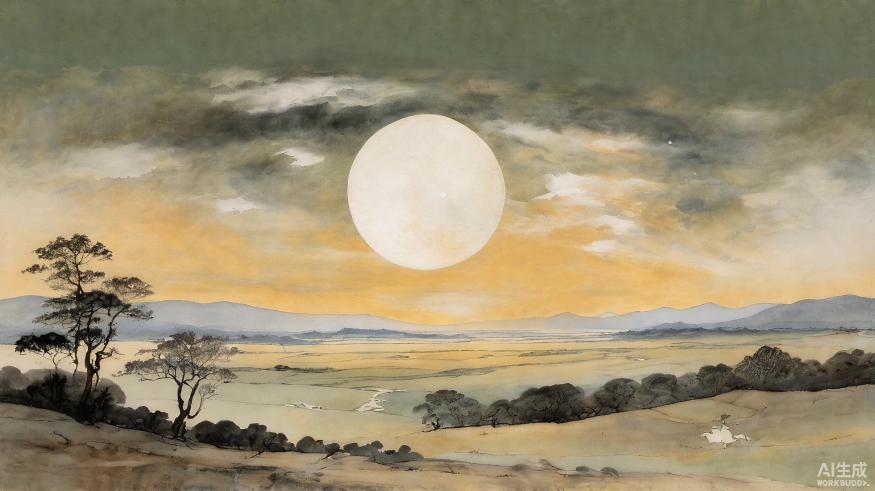
#> input picture assets/level2-01-sky.jpg, 2624 x 1472 px (shown at 1/3 size)
$ python _wm_fix.py ../assets/level2-01-sky.jpg ../assets/level2-02-land.jpg
#> lines starting #> are read from the running program, lines starting #| are printed output that depends on the picture; after the words box and inside, x2 and y2 are one past the last pixel; in counts of white or black regions, pixels touching at a corner belong together
# -*- coding: utf-8 -*-
"""去掉生成图角落里的平台水印（白色半透明文字压在纸底上）。

方法：扩散修补（grassfire inpaint），不用模糊均值当背景——
大块粗笔画会把"自身亮度"烘进背景估计里，留下鬼影（已踩过）。

  1. 文字掩码 = 亮度显著高于大半径模糊背景的像素（白色半透明字恒为正差）
  2. 掩码向外膨胀 2px，盖住抗锯齿边
  3. 由外向内逐层扩散：每个待填像素取已确定邻域的均值
  4. 只在文字掩码区回贴从干净纸底取来的高频残差，补回纸纹

用法：
  python dev/_wm_fix.py <源图> <输出前缀>
产出 <前缀>.png（去水印）与 <前缀>-tone.png（纸底拉齐站点骨纸 #efe3c8）。
"""
import sys
import numpy as np
from PIL import Image, ImageFilter

NP_RNG = np.random.default_rng(20261017)

# 水印在画布上的固定角落（右下），可按图微调
ROI = (1300, 876, 1536, 1024)


def _shift_sum(arr2d):
    """8 邻域求和。arr2d: (h,w) 值阵（0/1 掩码可当计数用）。"""
    h, w = arr2d.shape
    s = np.zeros((h, w), dtype=np.float64)
    for dy in (-1, 0, 1):
        for dx in (-1, 0, 1):
            if dy == 0 and dx == 0:
                continue
            ys = slice(max(dy, 0), h + min(dy, 0))
            yd = slice(max(-dy, 0), h + min(-dy, 0))
            xs = slice(max(dx, 0), w + min(dx, 0))
            xd = slice(max(-dx, 0), w + min(-dx, 0))
            s[yd, xd] += arr2d[ys, xs]
    return s


def strip(src, dst, roi=ROI, sigma=60.0, thresh=3.0, dilate=2):
#> called with src = '../assets/level2-01-sky.jpg', dst = '../assets/level2-02-land.jpg.png', roi = (1300, 876, 1536, 1024), sigma = 60, thresh = 3, dilate = 2
    im = Image.open(src).convert('RGB')
#> im is the input picture: PIL image 2624x1472 RGB; mean R, G, B 154.9, 143.6, 114.7
    box = (max(0, roi[0]), max(0, roi[1]), min(im.width, roi[2]), min(im.height, roi[3]))
#> box = (1300, 876, 1536, 1024)
    crop = im.crop(box)

    a = np.asarray(crop, dtype=np.float64)
    lum = a @ np.array([0.299, 0.587, 0.114])
    blur = np.asarray(crop.filter(ImageFilter.GaussianBlur(sigma)), dtype=np.float64)
    blur_lum = blur @ np.array([0.299, 0.587, 0.114])

    mask = (lum - blur_lum) > thresh          # 比大范围纸底亮 -> 疑似白字
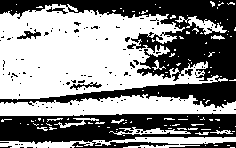
#> mask: shape (148, 236) bool; 54.7% white; 130 black regions (123 under 20 px), largest, box (x1, y1, x2, y2) and area: (0, 0, 236, 108) 9551, (0, 113, 236, 148) 5327, (169, 142, 236, 148) 237
    for _ in range(dilate):                   # 膨胀盖住抗锯齿边
        mask = (_shift_sum(mask.astype(np.float64)) > 0) | mask

    fill = a.copy()
    todo = mask.copy()
    it = 0
    while todo.any():
        it += 1
        known = (~todo).astype(np.float64)
        cnt = _shift_sum(known)               # 已确定邻居数
        vs = np.stack([_shift_sum(fill[..., ch] * known) for ch in range(3)], axis=-1)
        newly = todo & (cnt > 0)
        fill[newly] = vs[newly] / cnt[newly][..., None]
        todo &= ~newly
        if it > 300:
            break
#> this loop made 51 passes
#> pass 1, in strip, `cnt = _shift_sum(known)`:
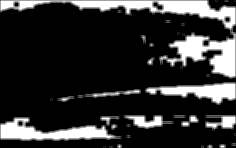
#> cnt: shape (148, 236) float64; min 0, max 8, mean 1.55; drawn with min black and max white
#> pass 1, in strip, `newly = todo & (cnt > 0)`:
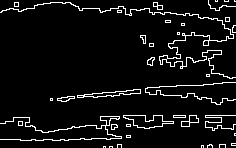
#> newly: shape (148, 236) bool; 6.5% white in thin lines or dots
#> after the loop:
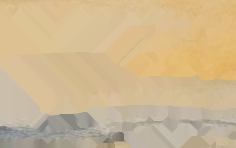
#> fill: shape (148, 236, 3) float64; mean R, G, B 207, 184.1, 145.7
#> after the loop:
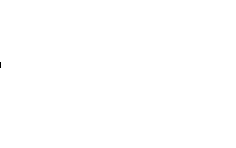
#> known: shape (148, 236) float64; values 0 (black) and 1 (white), 100% white; black in thin lines or dots, all inside (x1, y1, x2, y2) = (0, 62, 1, 68)
#> after the loop: todo: shape (148, 236) bool; every value is 0
#> after the loop, it = 51

    # 纸纹移植：从 ROI 左侧取干净纸的高频残差，只贴回文字掩码区
    gw = 110
    gx1 = max(0, box[0] - gw - 10)
#> gx1 = 1180
    clean = im.crop((gx1, box[1] + 10, gx1 + gw, min(im.height, box[3]) - 10))
    ch, cw = clean.size[1], clean.size[0]
#> ch = 128; cw = 110
    hf = np.asarray(clean, dtype=np.float64) - \
        np.asarray(clean.filter(ImageFilter.GaussianBlur(4)), dtype=np.float64)
    hf -= hf.mean(axis=(0, 1))               # 去掉供体自身的明暗偏置
    hf = np.clip(hf, -2.6, 2.6)              # 掐掉纤维类的强离群，避免平铺成黑划
    hh, ww = a.shape[:2]
#> hh = 148; ww = 236
    hf = np.resize(hf, (hh, ww, 3)) * 0.9
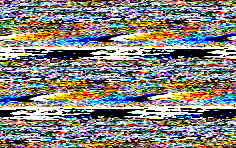
#> hf: shape (148, 236, 3) float64; mean R, G, B 0.107, 0.0723, -0.0261; drawn with min black and max white
    out = fill + np.where(mask[..., None], hf, 0.0)

    im.paste(Image.fromarray(np.clip(out, 0, 255).astype(np.uint8), 'RGB'), box[:2])
    im.save(dst)
    print('去水印：%s  掩码 %d px，扩散 %d 层' % (dst, int(mask.sum()), it))
#| 去水印：../assets/level2-02-land.jpg.png  掩码 28038 px，扩散 51 层
#> in paper_color, `m = a.reshape(-1, 3).mean(axis=0)`: m = [102.7, 107, 82.12]
    return im


def match_paper(im, dst, paper=(238, 219, 191), target=(239, 227, 200)):
    """把纸底拉齐到站点骨纸色；以白点为锚做线性压缩，不吹高光。
    注意：paper 应传当前图的实测纸底色（跑一遍 _paper_color()）。"""
#> called with dst = '../assets/level2-02-land.jpg-tone.png', paper = (103, 107, 82), target = (239, 227, 200)
    a = np.asarray(im, dtype=np.float64)
#> a: shape (1472, 2624, 3) float64
    for ch in range(3):
        k = (255.0 - target[ch]) / max(1.0, 255.0 - paper[ch])
        a[..., ch] = 255.0 - (255.0 - a[..., ch]) * k
#> this loop made 3 passes
#> k on passes 1 to 3: 0.105, 0.189, 0.318
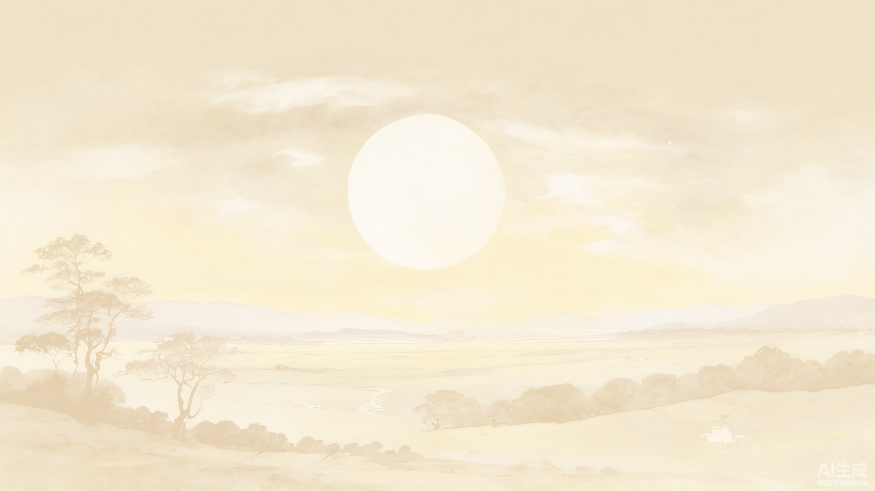
#> a: shape (1472, 2624, 3) float64 (shown at 1/3 size); mean R, G, B 244.5, 233.9, 210.4
    Image.fromarray(np.clip(a, 0, 255).astype(np.uint8), 'RGB').save(dst)
    print('校色：%s  纸底 -> #%02X%02X%02X' % (dst, *target))
#| 校色：../assets/level2-02-land.jpg-tone.png  纸底 -> #EFE3C8


def paper_color(im, y=(3, 4, 5, 6, 7)):
    """取顶部一条的实测纸底色。"""
    a = np.asarray(im, dtype=np.float64)[list(y), :, :]
    m = a.reshape(-1, 3).mean(axis=0)
    return tuple(int(round(v)) for v in m)


if __name__ == '__main__':
    src, base = sys.argv[1], sys.argv[2]
    im = strip(src, base + '.png')
    match_paper(im, base + '-tone.png', paper=paper_color(im))

$ run again, on assets/level2-03-plant.jpg
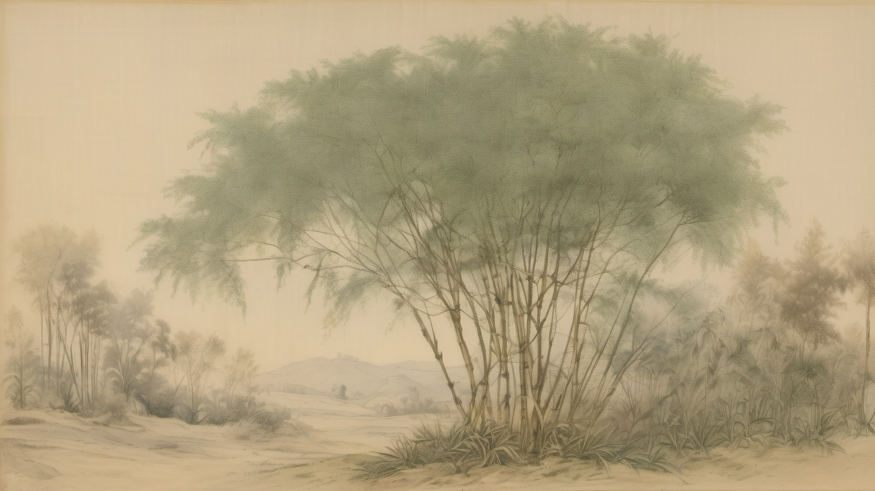
#> input picture assets/level2-03-plant.jpg, 2624 x 1472 px (shown at 1/3 size)
#> in strip, im is the input picture: PIL image 2624x1472 RGB; mean R, G, B 178.1, 162.5, 128.6
#> the loop in strip, `while todo.any():` made 34 passes
#> after the loop in strip, `while todo.any():`:
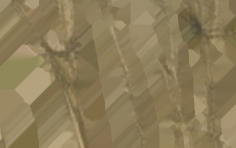
#> fill: shape (148, 236, 3) float64; mean R, G, B 141.1, 125.2, 89.4
#> after the loop in strip, `while todo.any():`: it = 34
#| 去水印：../assets/level2-03-plant.jpg.png  掩码 26105 px，扩散 34 层
#> m = [203.6, 178.3, 136.7]
#> the loop in match_paper, `for ch in range(3):` made 3 passes
#> k on passes 1 to 3: 0.314, 0.364, 0.466
#> after the loop in match_paper, `for ch in range(3):`:
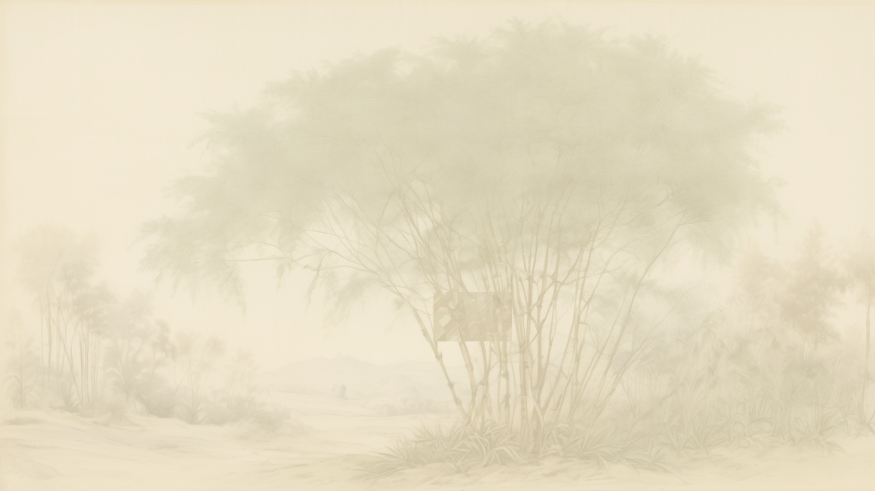
#> a: shape (1472, 2624, 3) float64 (shown at 1/3 size); mean R, G, B 230.8, 221.3, 195.9
#| 校色：../assets/level2-03-plant.jpg-tone.png  纸底 -> #EFE3C8
